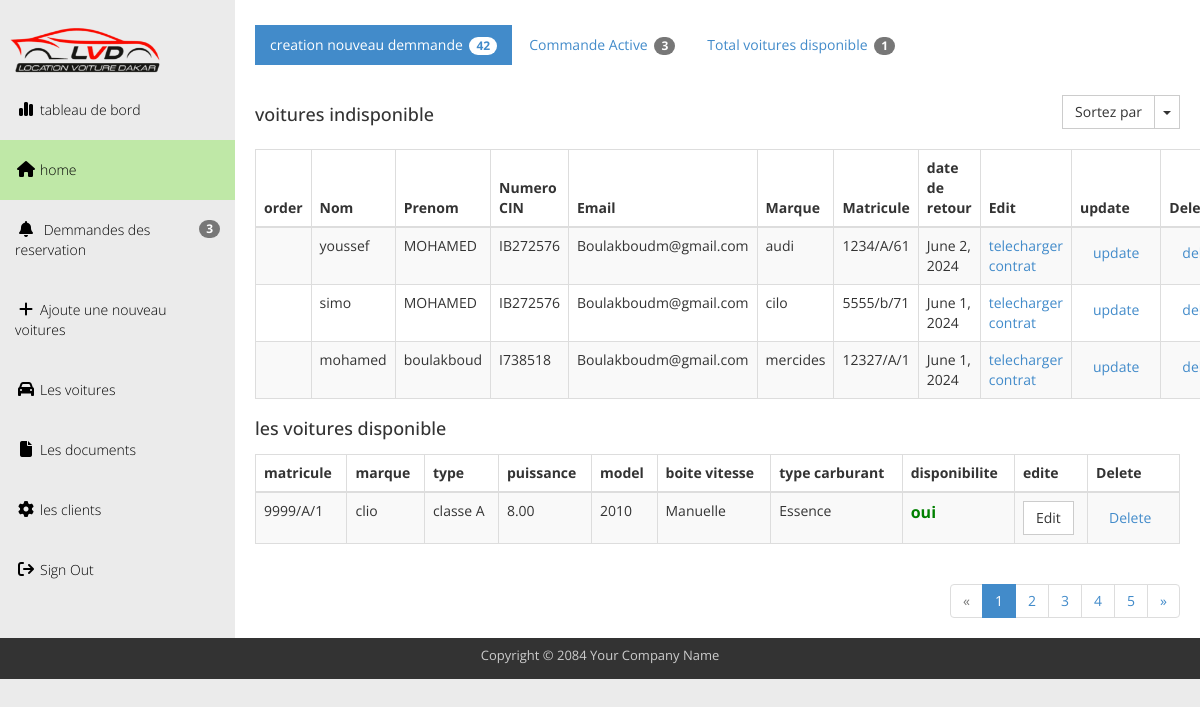
Screenshot of /administration/index (signed in) with the database file from the repository.
### index/models.py (models this page shows, shortened)
class Commande_reservation(models.Model):
    client = models.OneToOneField(Client, on_delete=models.PROTECT)
    voiture = models.OneToOneField(Voiture, on_delete=models.PROTECT, blank=True, null=True)
    image_permit = models.ImageField(upload_to='permit/%y/%m/%d', blank=True, null=True)
    matricule = models.CharField(max_length=10, default='0000/0/00')
    totalprix = models.CharField(max_length=10, default='0')
    date_encharge = models.DateField(null=True, blank=True)
    date_endepot = models.DateField(null=True, blank=True)
    disponibilite = models.CharField(max_length=5, default='NON')
    available=models.BooleanField(default=False)

### account/models.py (models this page shows, shortened)
class Client(models.Model):
    user = models.OneToOneField(User, on_delete=models.CASCADE, related_name='client_profile')
    nom = models.CharField(max_length=20)
    prenom = models.CharField(max_length=20)
    cin = models.CharField(max_length=20)
    naissance = models.DateField()
    permit = models.CharField(max_length=20)
    delevrence = models.DateField()
    email = models.CharField(max_length=30)
    adresse = models.CharField(max_length=50)
    adresse2 = models.CharField(max_length=50, blank=True, null=True)
    pays = CountryField(blank_label='(choisissez un pays)')
    phone = PhoneNumberField(region='MA')
    image_user = models.ImageField(upload_to='user/%y/%m/%d', blank=True, null=True)

### administration/models.py (models this page shows, shortened)
class Voiture(models.Model):
    MODEL_CHOICES = [(str(year), str(year)) for year in range(2010, 2025)]
    TYPE_CARBURANT_CHOICES = [
        ('Essence', 'Essence'),
        ('Diesel', 'Diesel'),
        ('Electrique', 'Électrique'),
    ]
    BOITE_VITESSE_CHOICES = [
        ('Manuelle', 'Manuelle'),
        ('Automatique', 'Automatique'),
    ]
    STATUT_CHOICES = [
        ('Bon état', 'Bon état'),
        ('Besoin de réparations mineures', 'Besoin de réparations mineures'),
        ('Besoin de réparations majeures', 'Besoin de réparations majeures'),
    ]
    marque = models.CharField(max_length=100, )
    type = models.CharField(max_length=100)
    matricule = models.CharField(max_length=50)
    date_achat = models.DateField()
    image = models.ImageField(upload_to='voitures/')
    puissance_fiscale = models.DecimalField(max_digits=5, decimal_places=2)
    type_carburant = models.CharField(max_length=50, choices=TYPE_CARBURANT_CHOICES)
    boite_vitesse = models.CharField(max_length=50, choices=BOITE_VITESSE_CHOICES)
    model = models.CharField(max_length=100,choices=MODEL_CHOICES)
    montant_achat = models.DecimalField(max_digits=10, decimal_places=2)
    prix=models.CharField(max_length=10, default='0')
    statut_mecanique = models.CharField(max_length=50, choices=STATUT_CHOICES, default='Bon état')
    disponibilite=models.CharField(max_length=5,default='oui')

### administration/views.py (the view, shortened to what this page needs)
# urls.py: path('index',views.home,name='index'),
@login_required
def home(request):
            if not request.user.is_staff:
                return redirect('admin_login')
            commande=Commande_reservation.objects.all()
            date_now = datetime.now()
            current_time = datetime.now().time()
            target_time = datetime.strptime("08:35:00", "%H:%M:%S").time()
            for i in commande:
                date_fin=datetime.strptime(str(i.date_endepot), '%Y-%m-%d')
            commande_count=Commande_reservation.objects.count()
            voiture_dispo=Voiture.objects.all()
            available_count = sum(1 for voiture in voiture_dispo if voiture.disponibilite.lower() == 'oui')
            forms = {res.pk: UpdateDateForm(instance=res) for res in commande}
            return render(request,'administration/index.html',{'forms': forms,'commande':commande,'voiture_dispo':voiture_dispo,'commande_count':commande_count,'available_count':available_count})

### administration/context_processors.py (called while the page is built)
def global_count(request):
    commande = Commande_reservation.objects.all()
    commande_count = commande.count()
    voiture_dispo = Voiture.objects.all()
    available_count = sum(1 for voiture in voiture_dispo if voiture.disponibilite.lower() == 'oui')
    forms = {res.pk: UpdateDateForm(instance=res) for res in commande}
    return {
        'commande_count': commande_count,
        'available_count': available_count
    }

### templates/administration/index.html (shortened to what this page needs)
{% load static %}
<!DOCTYPE html>
<head>
  <link rel="stylesheet" href="{% static 'administration/css/templatemo_main.css' %}">
  <link rel="stylesheet" href="{% static 'css/all.min.css' %}">
</head>
<body>
  <div id="main-wrapper">
    <div class="template-page-wrapper">
      <div class="navbar-collapse collapse templatemo-sidebar">
        <ul class="templatemo-sidebar-menu">
          <li>
            <img src="{% static 'images/LVD-logo-Transparent2.ico' %}" alt="" width="70px" height="60px" style="scale: 2.5; margin-left: 50px;" >
          </li>
          <li ><a href="{% url 'reservation_statistiques' %}"><i class="fa-solid fa-chart-simple"></i>tableau de bord</a></li>
          <li class="active" ><a href="{% url 'index' %}"><i class="fa fa-home"></i>home</a></li>
          <li><a href="{% url 'demmande' %}"><i class="fa-sharp fa-solid fa-bell"></i><span class="badge pull-right">3</span> Demmandes des reservation</a></li>
          <li><a href="{% url 'ajoute_voiture' %}"><i class="fa-solid fa-plus"></i>Ajoute une nouveau voitures</a></li>
          <li><a href="{% url 'voitures' %}"><i class="fa-solid fa-car"></i>Les voitures</a></li>
          <li><a href="{% url 'document_vehicule_view' %}"><i class="fa-sharp fa-solid fa-file"></i>Les documents</a></li>
          <li><a href=""><i class="fa fa-cog"></i>les clients</a></li>
          <li><a href="" data-toggle="modal" data-target="#confirmModal"><i class="fa fa-sign-out"></i>Sign Out</a></li>
        </ul>
      </div>
      <div class="templatemo-content-wrapper">
        <div class="templatemo-content">
          <div class="row margin-bottom-30">
            <div class="col-md-12">
              <ul class="nav nav-pills">
                <li class="active"><a href="#">creation nouveau demmande <span class="badge">42</span></a></li>
                <li><a href="#">Commande Active <span class="badge">{{commande_count}}</span></a></li>
                <li><a href="#">Total voitures disponible <span class="badge"> {{available_count}} </span></a></li>
              </ul>
            </div>
          </div>
          <div class="row">
            <div class="col-md-12">
              <div class="btn-group pull-right" id="templatemo_sort_btn">
                <button type="button" class="btn btn-default">Sortez par</button>
                <button type="button" class="btn btn-default dropdown-toggle" data-toggle="dropdown">
                  <span class="caret"></span>
                </button>
              </div>
              <div class="table-responsive">
                <h4 class="margin-bottom-15">voitures indisponible</h4>
                <table class="table table-striped table-hover table-bordered">
                  <thead>
                    <tr>
                      <th>order</th>
                      <th>Nom</th>
                      <th>Prenom</th>
                      <th>Numero CIN</th>
                      <th>Email</th>
                      <th>Marque</th>
                      <th>Matricule</th>
                      <th>date de retour</th>
                      <th>Edit</th>
                      <th>update</th>
                      <th>Delete</th>
                    </tr>
                  </thead>
                  <tbody>
                    {% for i in commande %}
                    {% if i.available %}
                    <tr>
                      <td></td>
                      <td>{{ i.client.nom }}</td>
                      <td>{{ i.client.prenom }}</td>
                      <td>{{ i.client.cin }}</td>
                      <td>{{ i.client.email }}</td>
                      <td>{{ i.voiture.marque }}</td>
                      <td>{{ i.matricule }}</td>
                      <td>{{ i.date_endepot }}</td>
                      <td><a href="{% url 'download_contract' i.pk %}">telecharger contrat</a></td>
                      <td><button class="btn btn-link" data-toggle="modal" data-target="#updateModal{{ i.pk }}">update</button></td>
                      <td><a href="#" class="btn btn-link">delete</a></td>
                    </tr>
                    {% endif %}
                    {% endfor %}
                  </tbody>
                </table>
              </div>
              <div class="table-responsive">
                <h4 class="margin-bottom-15">les voitures disponible</h4>
                <table class="table table-striped table-hover table-bordered">
                  <thead>
                    <tr>
                      <th>matricule</th>
                      <th>marque</th>
                      <th>type</th>
                      <th>puissance</th>
                      <th>model</th>
                      <th>boite vitesse</th>
                      <th>type carburant</th>
                      <th>disponibilite</th>
                      <th>edite</th>
                      <th>Delete</th>
                    </tr>
                  </thead>
                  <tbody>
                    {% for i in voiture_dispo %}
                    {% if i.disponibilite == 'OUI' or i.disponibilite == 'oui' %}
                    <tr>
                      <td>{{i.matricule}}</td>
                      <td>{{i.marque}}</td>
                      <td>{{i.type}}</td>
                      <td>{{i.puissance_fiscale}}</td>
                      <td>{{i.model}}</td>
                      <td>{{i.boite_vitesse}}</td>
                      <td>{{i.type_carburant}}</td>
                      <td class="dispo" style="font-size: 16px; font-weight:bold; color: green;">{{i.disponibilite}}</td>
                      <td><a href="#" class="btn btn-default">Edit</a></td>
                      <td><a href="#" class="btn btn-link">Delete</a></td>
                    </tr>
                    {% endif %}
                    {% endfor  %}
                  </tbody>
                </table>
              </div>
              <ul class="pagination pull-right">
                <li class="disabled"><a href="#">&laquo;</a></li>
                <li class="active"><a href="#">1 <span class="sr-only">(current)</span></a></li>
                <li><a href="#">2 <span class="sr-only">(current)</span></a></li>
                <li><a href="#">3 <span class="sr-only">(current)</span></a></li>
                <li><a href="#">4 <span class="sr-only">(current)</span></a></li>
                <li><a href="#">5 <span class="sr-only">(current)</span></a></li>
                <li><a href="#">&raquo;</a></li>
              </ul>
            </div>
          </div>
        </div>
      </div>
      <footer class="templatemo-footer"
      >
        <div class="templatemo-copyright">
          <p>Copyright &copy; 2084 Your Company Name</p>
        </div>
      </footer>
    </div>
</div>
  </body>
</html>

### project/static/administration/css/templatemo_main.css (style rules this page uses)
* { font-family: 'Open Sans', sans-serif; }
body { background-color: rgb(235,235,235); }
.templatemo-content-wrapper { float: left; width: 100%; }
.templatemo-content { margin-left: 235px; margin-top: 0px; min-height: 600px; padding: 25px 20px 0 20px; background-color: white; overflow-x: hidden; }
.templatemo-footer { clear: both; font-size: 13px; padding: 8px 0 5px 0; text-align: center; color: #ccc; background-color: #333; }
.margin-bottom-15 { margin-bottom: 15px; }
.margin-bottom-30 { margin-bottom: 30px; }
.templatemo-sidebar { padding: 0; margin-top: 20px; }
.templatemo-sidebar .templatemo-sidebar-menu { list-style: none; margin: 0; padding: 0; }
.templatemo-sidebar .templatemo-sidebar-menu > li { display: block; margin: 0; padding: 0; border: 0px; }
.templatemo-sidebar .templatemo-sidebar-menu > li > a { display: block; position: relative; margin: 0; border: 0px; padding: 20px 15px; text-decoration: none; font-size: 14px; font-weight: 300; }
.templatemo-sidebar-menu a { color: black; }
.templatemo-sidebar .templatemo-sidebar-menu >li.active, .templatemo-sidebar .templatemo-sidebar-menu>li>a:hover { background-color: rgb(191, 232, 167); }
.templatemo-sidebar .templatemo-sidebar-menu > li > a > i { font-size: 16px; top: 2px; margin-top: 1px; margin-left: 1px; margin-right: 4px; display: inline-block; width: 1.25em; text-align: center; }
#templatemo_sort_btn { margin-bottom: 20px; }
.nav-pills>li>a, .nav-tabs>li>a, .alert, .progress, .panel, .btn, .panel-group .panel, .form-control, .modal-content, .breadcrumb { border-radius: 0; }
@media screen and (min-width: 992px) { .templatemo-sidebar { width: 235px; float: left; position: relative; margin-right: -100%; } }

### rows the page displays
Commande_reservation: client.nom "youssef", client.prenom "MOHAMED", client.cin "IB272576", client.email "Boulakboudm@gmail.com", voiture.marque "audi", matricule "1234/A/61", date_endepot "June 2, 2024"
Commande_reservation: client.nom "simo", client.prenom "MOHAMED", client.cin "IB272576", client.email "Boulakboudm@gmail.com", voiture.marque "cilo", matricule "5555/b/71", date_endepot "June 1, 2024"
Commande_reservation: client.nom "mohamed", client.prenom "boulakboud", client.cin "I738518", client.email "Boulakboudm@gmail.com", voiture.marque "mercides", matricule "12327/A/1", date_endepot "June 1, 2024"
Voiture: matricule "9999/A/1", marque "clio", type "classe A", puissance_fiscale "8.00", model "2010", boite_vitesse "Manuelle", type_carburant "Essence", disponibilite "oui"

### other values shown
{{ commande_count }} "3"
{{ available_count }} "1"
